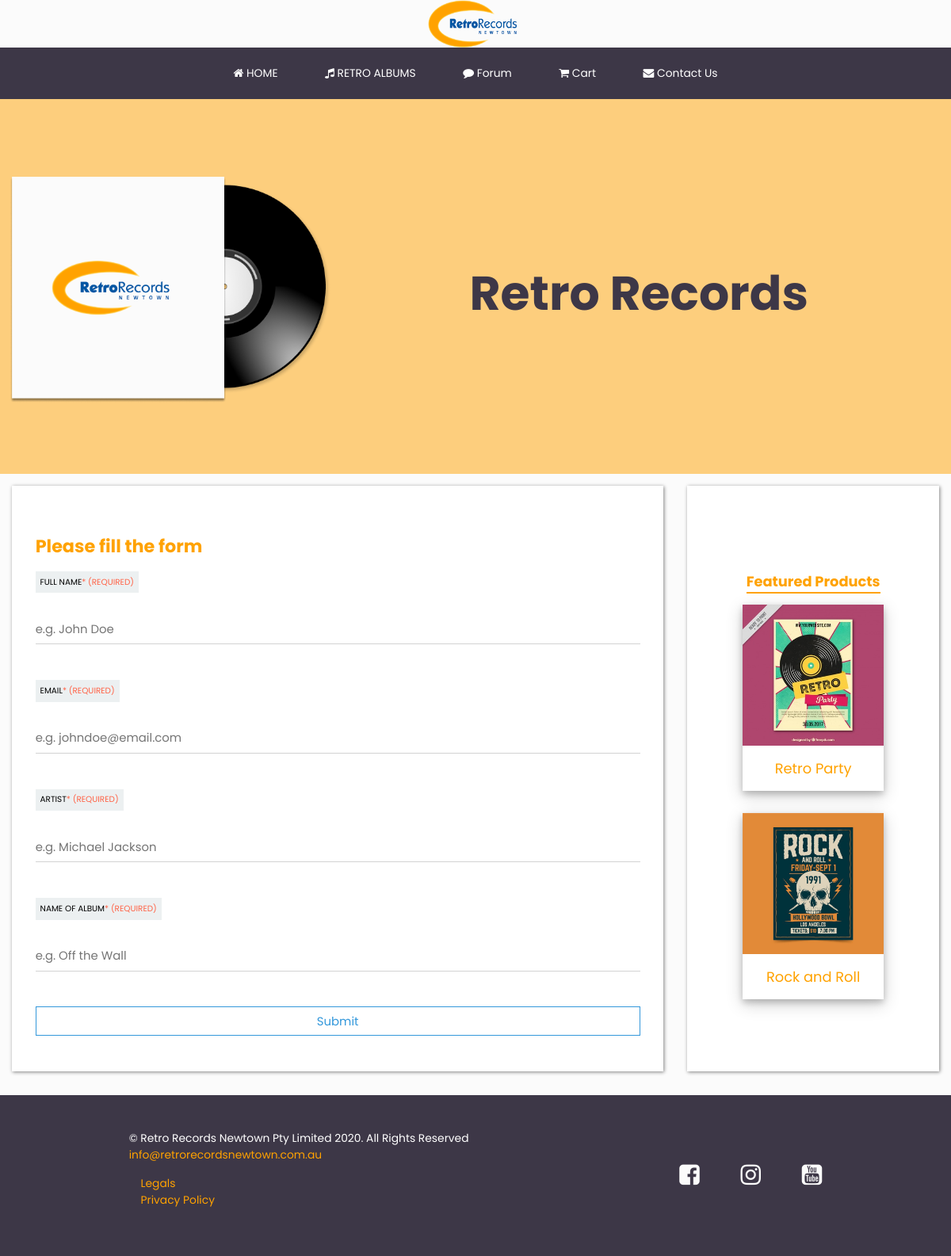
The page /contact.php on the database its author committed.
### tables this page shows
CREATE TABLE `store_items` (
  `id` int(11) NOT NULL,
  `name` varchar(255) NOT NULL,
  `artist_name` varchar(255) NOT NULL,
  `description` text NOT NULL,
  `price` decimal(7,2) NOT NULL,
  `quantity` int(11) NOT NULL,
  `cover_image` text NOT NULL,
  `created_at` datetime NOT NULL DEFAULT CURRENT_TIMESTAMP
);

### contact.php (the view, shortened to what this page needs)
<?php
include './functions.php';
$get_albums_sql = "SELECT id, name, artist_name, description, price, quantity, created_at, cover_image from store_items ORDER BY RAND() LIMIT 2;";
$get_albums_res = $conn->query($get_albums_sql) or die($conn->error);
?>
<?php
echo header_section(true, 'Contact Us - Retro Records'); ?>
<main>
    <div class="content">
        <section class="col-main">
            <h2 class="text-primary">Please fill the form</h2>
            <form enctype="multipart/form-data">
                <div class="form-group">
                    <label class="required" for="fullname">Full Name</label>
                    <input type="text" id="fullname" name="fullname" placeholder="e.g. John Doe" required>
                </div>
                <div class="form-group">
                    <label class="required" for="email">Email</label>
                    <input type="email" id="email" name="email" placeholder="e.g. johndoe@email.com" required>
                </div>
                <div class="form-group">
                    <label class="required" for="artist">Artist</label>
                    <input type="text" id="artist" name="artist" placeholder="e.g. Michael Jackson" required>
                </div>
                <div class="form-group">
                    <label class="required" for="album_name">Name of album</label>
                    <input type="text" id="album_name" name="ablbum_name" placeholder="e.g. Off the Wall" required>
                </div>
                <input type="submit" name="submit" id="submit">
            </form>
        </section>
        <section class="col-side products">
            <h2 class="text-primary text-head">Featured Products</h2>
            <div>
                <?php while ($item = $get_albums_res->fetch_assoc()) : ?>
                    <figure class="product">
                        <a href="/store/product.php?product_id=<?php echo $item['id'] ?>">
                            <img src="images/<?php echo $item['cover_image'] ?>" width="100" height="100" alt="Got to GB vinyl album"></a>
                        <figcaption>
                            <a href="/store/product.php?product_id=<?php echo $item['id'] ?>"><?php echo $item['name'] ?></a>
                        </figcaption>
                    </figure>
                <?php endwhile; ?>
            </div>
        </section>
    </div>
</main>
<?php
echo footer_section() ?>

### src/all.css (style rules this page uses)
html { font-family: sans-serif; }
body { margin: 0; }
article, aside, details, figcaption, figure, footer, header, main, menu, nav, section, summary { display: block; }
a { background-color: transparent; }
img { display: block; border: 0; width: 100%; height: auto; }
figure { margin: 1em 40px; }
button, input, optgroup, select, textarea { color: inherit; font: inherit; margin: 0; }
button, html input[type="button"], input[type="reset"], input[type="submit"] { cursor: pointer; }
input { line-height: normal; }
* { margin: 0; padding: 0; font-family: 'Poppins', sans-serif; font-size: .93rem; }
body { background: #fbfbfb; }
h2 { padding-top: 2rem; font-size: 1.5rem; }
.content { display: flex; flex-direction: column; }
main section { box-shadow: 1px 1px .3rem grey; padding: 2rem; margin: 1rem; background: #ffffff; min-height: 65vh; }
.text-primary { color: #FFA200; }
.text-head { font-size: 1.2rem; border-bottom: 2px solid #FFA200; }
a { text-decoration: none; color: #FFA200; }
.products { display: flex; flex-direction: column; justify-content: center; align-items: center; }
.product a { text-align: center; }
label { display: inline-block; padding: .4rem; margin-bottom: .8rem; text-transform: uppercase; font-size: .7rem; background-color: #ecf0f1; }
input { display: block; width: 100%; height: calc(1.6em + .75rem + 2px); font-size: 1rem; border: none; border-bottom: 1px solid lightgray; outline: none; transition: width 800ms ease-out; margin: 1em 0 1em 0; }
input[type="submit"] { display: block; width: 100%; height: calc(1.6em + 0.75rem + 2px); font-size: 1rem; color: rgb(52, 152, 219); border: 1px solid rgb(52, 152, 219); background-color: white; }
.form-group { padding: 15px 0 15px; }
label.required::after { content: "* (required)"; color: tomato; }
figure.product { display: flex; flex-direction: column; justify-content: center; align-items: center; box-shadow: 0 4px 8px 0 rgba(0, 0, 0, 0.2), 0 6px 20px 0 rgba(0, 0, 0, 0.19); }
figure.product img { width: 12rem !important; height: 12rem !important; opacity: 1; }
figure.product figcaption { padding: 1rem; }
figcaption a { font-size: 1.2rem; }
@media only screen  and (min-width: 768px) { main { flex-direction: column; } }
@media only screen  and (min-width: 768px) { .col-side.products div { display: flex; flex-direction: row; } }
@media only screen and (min-width: 992px) { .content { flex-direction: row ; } }
@media only screen and (min-width: 992px) { section.col-side { display: flex; flex: 0 1 15vw; } }
@media only screen and (min-width: 992px) { section.col-main { flex: 0 1 70vw; } }
@media only screen and (min-width: 992px) { figure img { width: 6rem; } }
@media only screen and (min-width: 992px) { .col-side.products div { flex-direction: column; } }

### rows shown on the page
store_items: cover_image (picture), name "Retro Party"
store_items: cover_image (picture), name "Rock and Roll"
